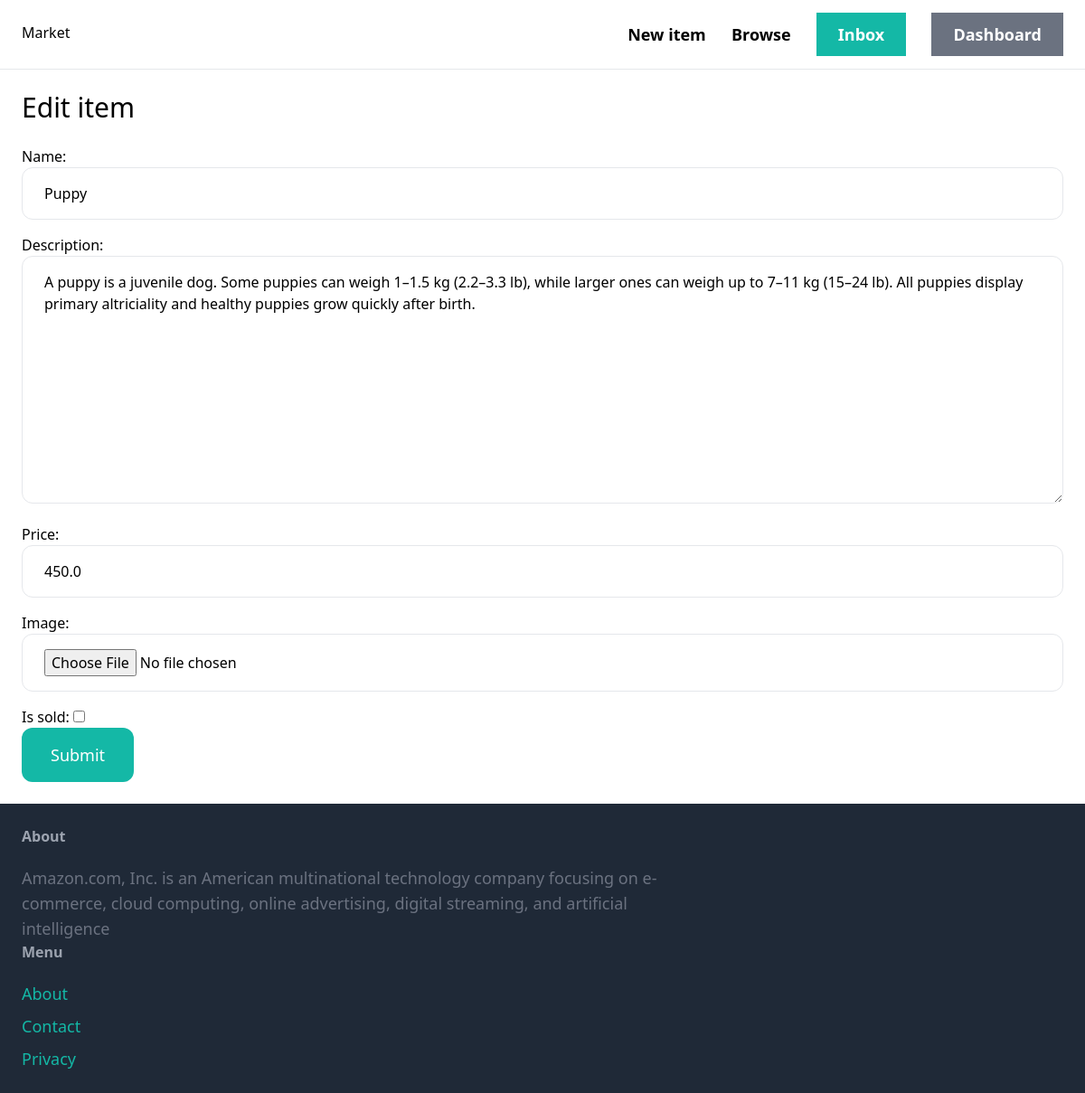
Page /items/8/edit/ (signed in) on the committed database.
### item/models.py (models this page shows, shortened)
class Item(models.Model):
    category = models.ForeignKey(
        Category, related_name="items", on_delete=models.CASCADE
    )
    name = models.CharField(max_length=300)
    description = models.TextField(blank=True, null=True)
    price = models.FloatField()
    is_sold = models.BooleanField(default=False)
    created_by = models.ForeignKey(User, related_name="items", on_delete=models.CASCADE)
    created_on = models.DateTimeField(auto_now_add=True)
    image = models.ImageField(upload_to="item_images", blank=True, null=True)

### item/views.py (the view)
# urls.py: path("<int:pk>/edit/", item_views.edit, name="edit"),
@login_required
def edit(request, pk):
    item = get_object_or_404(item_models.Item, pk=pk, created_by=request.user)
    if request.method == "POST":
        form = EdittemForm(request.POST, request.FILES, instance=item)
        if form.is_valid():
            form.save()
            return redirect("item:details", pk=item.pk)
    else:
        form = EdittemForm(instance=item)
    return render(request, "item/form.html", {"form": form, "title": "Edit item"})

### item/forms.py
class EdittemForm(forms.ModelForm):
    class Meta:
        model = Item
        fields = ["name", "description", "price", "image", "is_sold"]
        widgets = {
            "category": forms.Select(attrs={"class": INPUT_CLASS}),
            "name": forms.TextInput(attrs={"class": INPUT_CLASS}),
            "description": forms.Textarea(attrs={"class": INPUT_CLASS}),
            "price": forms.TextInput(attrs={"class": INPUT_CLASS}),
            "image": forms.FileInput(attrs={"class": INPUT_CLASS}),
        }

### item/templates/item/form.html (shortened to what this page needs)
{% extends "core/base.html" %}
{% block content %}
    <h1 class="mb-6 text-3xl">{{title}}</h1>
    <form action="." method="POST" enctype="multipart/form-data">
            <div class="space-y-4">
                {{form.as_p}}
            </div>
            <button class="py-4 px-8 text-lg bg-teal-500 hover:bg-teal-700 rounded-xl text-white">Submit</button>
{% endblock %}

### rows in the picture
Item: name "Puppy", description "A puppy is a juvenile dog. Some puppies can weigh 1–1.5 kg (2.2–3.3 lb), while larger ones can weigh up to 7–11 kg (15–24 lb). All puppies display primary altriciality and healthy puppies grow quickly after birth.", price "450.0"

### other values in the picture
{{ title }} "Edit item"
